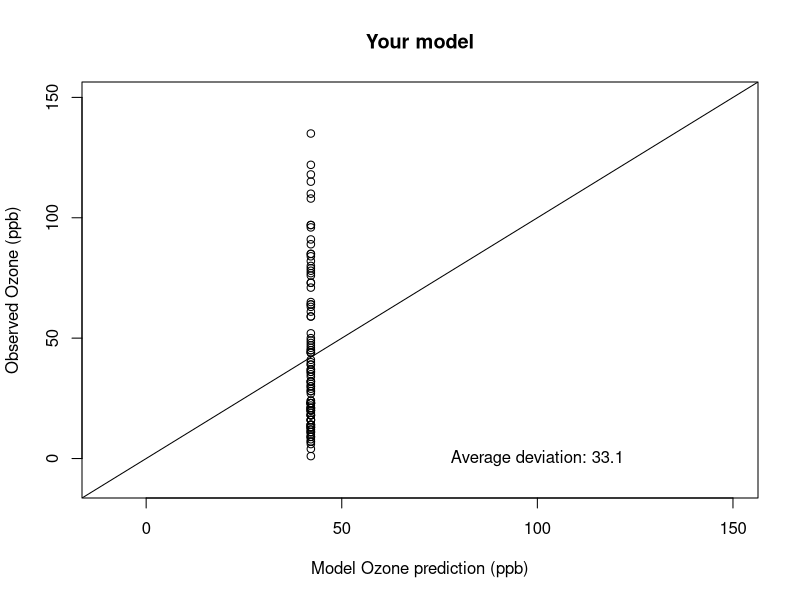

The R script that drew this image:
library(datasets)
airData <- airquality[complete.cases(airquality),]

Solar.R <- FALSE
Wind    <- FALSE
Temp    <- FALSE
Month   <- FALSE

modelData <- data.frame(airData$Ozone)
names(modelData) <- "Ozone"

if (Solar.R) {
        modelData <- cbind(modelData, airData$Solar.R)
}
if (Wind){
        modelData <- cbind(modelData, airData$Wind)
}
if (Temp){
        modelData <- cbind(modelData, airData$Temp)
} 
if (Month){
        modelData <- cbind(modelData, airData$Month)
} 
if (ncol(modelData) < 2) {
        print('You must select at least one option!')
}

model <- glm(Ozone ~ ., data = modelData)

predictions <- predict(model, newdata = modelData)
mean_dev <- sqrt(mean((modelData$Ozone - predictions)^2))

plot(modelData$Ozone ~ predictions, 
     main="Your model", ylab = "Observed Ozone (ppb)", xlab="Model Ozone prediction (ppb)",
     xlim=c(-10, 150), ylim=c(-10,150))
abline(a=0, b=1)
text(100,0,labels = paste("Average deviation:",round(mean_dev, digits = 1)))
